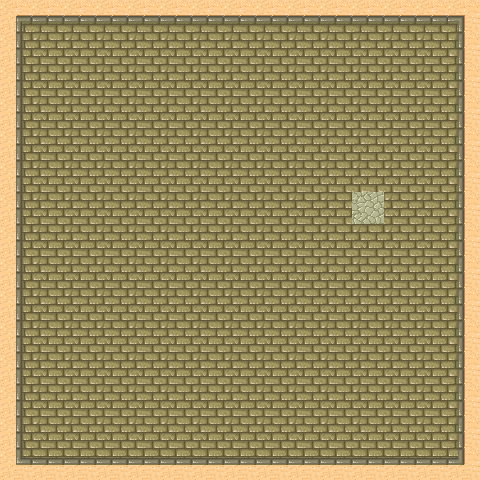

This is a level from a 2D game, rendered from its Tiled map with the project's own tilesets. A one-line summary and the map file follow, with tile-layer data summarised:
An orthogonal 15x15 tile map with 32x32 px tiles, 1 tile layer (Tile Layer 1) and 10 objects (5x wall, 4x jar, switched-door).

<map version="1.0" orientation="orthogonal" width="15" height="15" tilewidth="32" tileheight="32">
 <tileset firstgid="1" name="tmw_desert_spacing" tilewidth="32" tileheight="32" spacing="1" margin="1">
  <image source="../../media/tmw_desert_spacing.png" width="265" height="199" />
 </tileset>
 <layer name="Tile Layer 1" width="15" height="15">
  <data>[225 cells, 225 non-empty, 10 distinct tile ids]</data>
 </layer>
 <objectgroup name="Object Layer 1" width="15" height="15">
  <object name="bottom wall" type="wall" x="0" y="448" width="480" height="32" />
  <object name="left wall" type="wall" x="0" y="0" width="32" height="480" />
  <object name="right wall" type="wall" x="448" y="0" width="32" height="480" />
  <object name="top left wall" type="wall" x="0" y="0" width="224" height="32" />
  <object name="top right wall" type="wall" x="256" y="0" width="224" height="32" />
  <object name="switched_door_1" type="switched-door" x="224" y="0" width="32" height="32" />
  <object name="Jar 2" type="jar" x="64" y="352" width="32" height="32">
   <properties>
    <property name="target" value="switched_door_1" />
   </properties>
  </object>
  <object name="Jar 3" type="jar" x="224" y="384" width="32" height="32">
   <properties>
    <property name="target" value="switched_door_1" />
   </properties>
  </object>
  <object name="Jar 4" type="jar" x="352" y="352" width="32" height="32">
   <properties>
    <property name="target" value="switched_door_1" />
   </properties>
  </object>
  <object name="Jar 1" type="jar" x="352" y="192" width="32" height="32">
   <properties>
    <property name="target" value="switched_door_1" />
   </properties>
  </object>
 </objectgroup>
</map>
